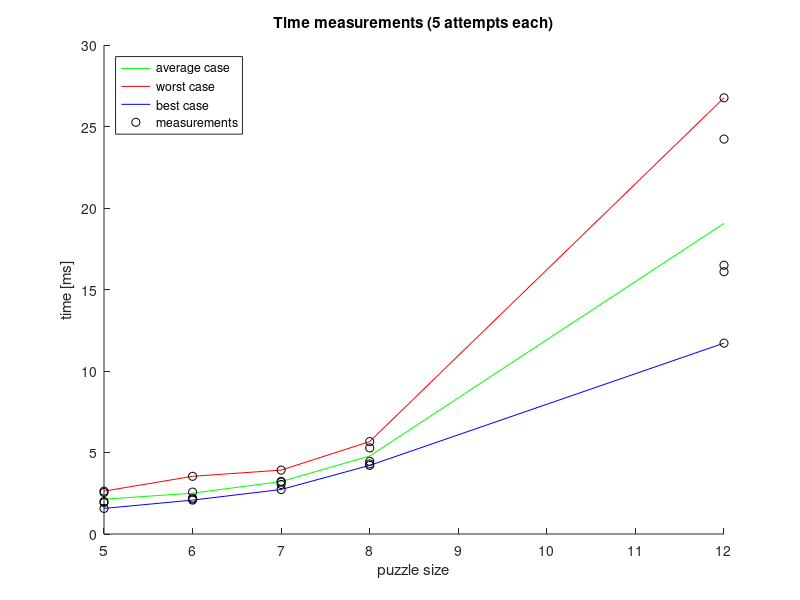
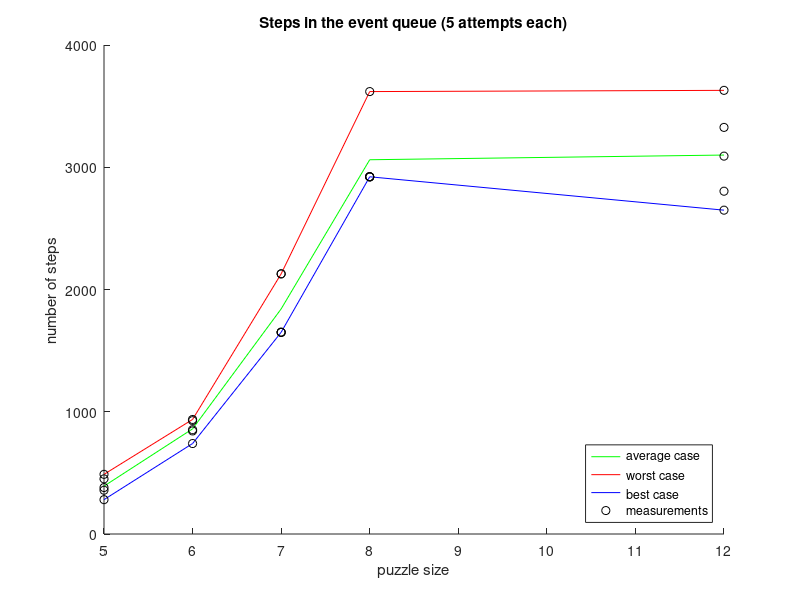
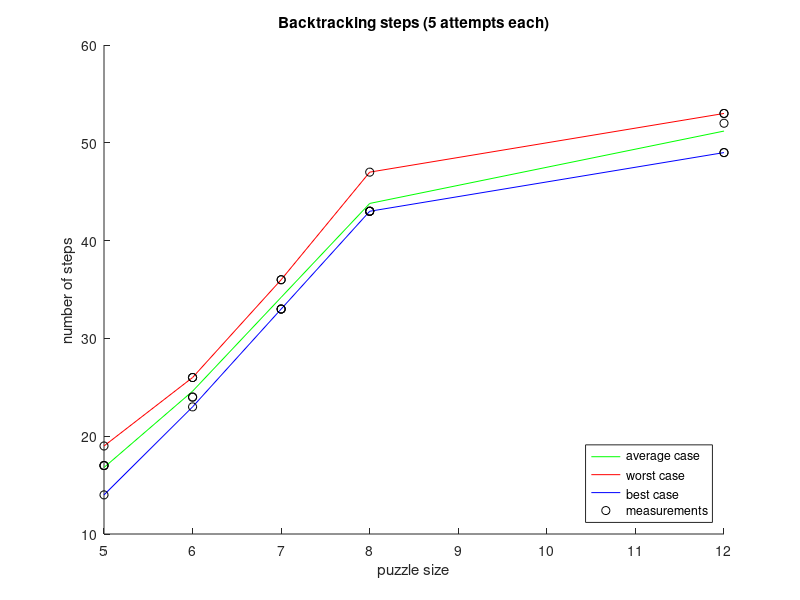

Recreate these plots in MATLAB, in order.
%rows are different puzzle sizes (5,6,7,8,12) columns are test instances

time = [1.57 2.55 1.93 1.99 2.63;...
        3.54 2.57 2.20 2.14 2.08;...
        2.73 3.18 3.04 3.92 3.23;...
        4.30 4.21 4.46 5.28 5.67;...
        11.71 16.49 16.09 24.23 26.76];
stepsE = [380 358 451 488 281;...
          937 927 853 843 740;...
          1650 1650 1650 2128 2128;...
          2922 2922 2922 2922 3619;...
          2804 2649 3091 3326 3629];
stepsR = [17 17 17 19 14; ...
          26 24 24 26 23; ...
          33 33 33 36 36; ...
          43 43 43 43 47; ...
          49 49 52 53 53];

figure;
hold on;
plot([5 6 7 8 12], mean(time, 2), 'g');
plot([5 6 7 8 12], max(time,[], 2), 'r');
plot([5 6 7 8 12], min(time,[], 2), 'b');
plot(repmat([5 6 7 8 12],1,5), time(:), 'ok'); 
title('Time measurements (5 attempts each)');
xlabel('puzzle size');
ylabel('time [ms]');
legend('average case', 'worst case', 'best case', 'measurements', 'Location','northwest');
hold off;
%fig2pdf(gcf, 'bench_time.pdf');
print(gcf,'bench_time','-dpng');


figure;
hold on;
plot([5 6 7 8 12], mean(stepsE, 2), 'g');
plot([5 6 7 8 12], max(stepsE,[], 2), 'r');
plot([5 6 7 8 12], min(stepsE,[], 2), 'b');
plot(repmat([5 6 7 8 12],1,5), stepsE(:), 'ok'); 
title('Steps in the event queue (5 attempts each)');
xlabel('puzzle size');
ylabel('number of steps');
legend('average case', 'worst case', 'best case', 'measurements', 'Location','southeast');
hold off;
%fig2pdf(gcf, 'bench_stepsE.pdf');
print(gcf,'bench_stepsE','-dpng');


figure;
hold on;
plot([5 6 7 8 12], mean(stepsR, 2), 'g');
plot([5 6 7 8 12], max(stepsR,[], 2), 'r');
plot([5 6 7 8 12], min(stepsR,[], 2), 'b');
plot(repmat([5 6 7 8 12],1,5), stepsR(:), 'ok'); 
title('Backtracking steps (5 attempts each)');
xlabel('puzzle size');
ylabel('number of steps');
legend('average case', 'worst case', 'best case', 'measurements', 'Location','southeast');
hold off;
%fig2pdf(gcf, 'bench_stepsR.pdf');
print(gcf,'bench_stepsR','-dpng');

